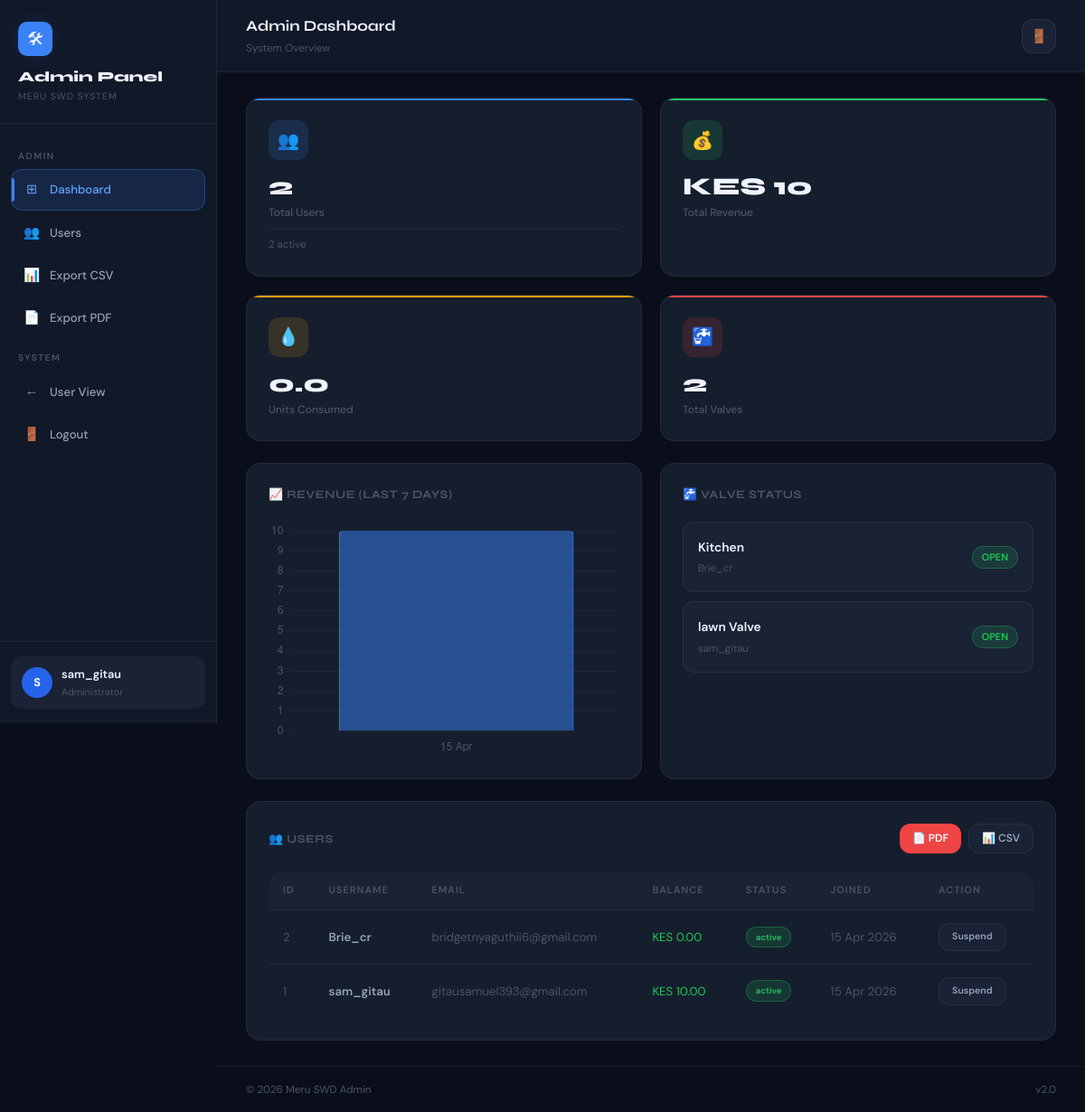
Page /admin/dashboard.php (signed in) on the committed database.
### tables this page shows
CREATE TABLE `devices` (
  `id` int(11) NOT NULL,
  `user_id` int(11) NOT NULL,
  `name` varchar(100) NOT NULL,
  `valve_status` enum('OPEN','CLOSE') DEFAULT 'CLOSE',
  `command` enum('OPEN','CLOSE','NONE') DEFAULT 'NONE',
  `created_at` datetime DEFAULT current_timestamp(),
  `updated_at` datetime DEFAULT current_timestamp() ON UPDATE current_timestamp()
);

CREATE TABLE `users` (
  `id` int(11) NOT NULL,
  `username` varchar(50) NOT NULL,
  `email` varchar(100) NOT NULL,
  `password` varchar(255) NOT NULL,
  `role` enum('user','admin') DEFAULT 'user',
  `status` enum('active','suspended') DEFAULT 'active',
  `wallet_balance` decimal(10,2) DEFAULT 0.00,
  `created_at` datetime DEFAULT current_timestamp(),
  `last_login` datetime DEFAULT NULL
);

### admin/dashboard.php (the view, shortened to what this page needs)
<?php
session_start(); require '../db.php';
$totalUsers=$pdo->query("SELECT COUNT(*) FROM users")->fetchColumn();
$totalPayments=$pdo->query("SELECT COALESCE(SUM(amount),0) FROM payments WHERE status='SUCCESS'")->fetchColumn();
$totalWater=$pdo->query("SELECT COALESCE(SUM(units_used),0) FROM water_usage")->fetchColumn();
$activeUsers=$pdo->query("SELECT COUNT(*) FROM users WHERE status='active'")->fetchColumn();
$users=$pdo->query("SELECT id,username,email,wallet_balance,status,role,created_at FROM users ORDER BY id DESC")->fetchAll();
$valves=$pdo->query("SELECT d.id,d.name,d.valve_status,u.username FROM devices d JOIN users u ON d.user_id=u.id")->fetchAll();
$chartData=$pdo->query("SELECT DATE(created_at) as dt,COALESCE(SUM(amount),0) as total FROM payments WHERE status='SUCCESS' GROUP BY DATE(created_at) ORDER BY dt DESC LIMIT 7")->fetchAll();
$chartLabels=array_map(fn($r)=>date('d M',strtotime($r['dt'])),array_reverse($chartData));
$chartVals=array_map(fn($r)=>(float)$r['total'],array_reverse($chartData));
?>
<!doctype html>
<html lang="en">
<head>
<link rel="stylesheet" href="../assets/styles.css">
</head>
<body>
<div class="app-layout">
<aside class="sidebar">
  <div class="sidebar-brand"><div class="brand-icon">🛠</div><div class="brand-name">Admin Panel</div><div class="brand-sub">Meru SWD System</div></div>
  <nav class="sidebar-nav">
    <div class="nav-section-label">Admin</div>
    <a href="dashboard.php" class="nav-item active"><span class="nav-icon">⊞</span> Dashboard</a>
    <a href="users.php" class="nav-item"><span class="nav-icon">👥</span> Users</a>
    <a href="export_csv.php" class="nav-item"><span class="nav-icon">📊</span> Export CSV</a>
    <a href="export_pdf.php" class="nav-item"><span class="nav-icon">📄</span> Export PDF</a>
    <div class="nav-section-label">System</div>
    <a href="../pages/dashboard.php" class="nav-item"><span class="nav-icon">←</span> User View</a>
    <a href="../logout.php" class="nav-item"><span class="nav-icon">🚪</span> Logout</a>
  </nav>
  <div class="sidebar-footer"><div class="sidebar-user"><div class="s-avatar"><?= strtoupper(substr($_SESSION['username'],0,1)) ?></div><div><div class="user-name"><?= htmlspecialchars($_SESSION['username']) ?></div><div class="user-role">Administrator</div></div></div></div>
</aside>
<div class="main-wrapper">
<header class="topbar">
  <div class="topbar-left"><div class="topbar-title">Admin Dashboard</div><div class="topbar-subtitle">System Overview</div></div>
  <div class="topbar-actions"><a href="../logout.php" class="topbar-btn">🚪</a></div>
</header>
<div class="main-content">
  <div class="grid grid-4 mb-24">
    <div class="stat-card blue"><div class="stat-icon blue">👥</div><div class="stat-value"><?= $totalUsers ?></div><div class="stat-label">Total Users</div><div class="stat-sub"><?= $activeUsers ?> active</div></div>
    <div class="stat-card green"><div class="stat-icon green">💰</div><div class="stat-value">KES <?= number_format($totalPayments,0) ?></div><div class="stat-label">Total Revenue</div></div>
    <div class="stat-card amber"><div class="stat-icon amber">💧</div><div class="stat-value"><?= number_format($totalWater,1) ?></div><div class="stat-label">Units Consumed</div></div>
    <div class="stat-card red"><div class="stat-icon red">🚰</div><div class="stat-value"><?= count($valves) ?></div><div class="stat-label">Total Valves</div></div>
  </div>
  <div class="grid grid-2 mb-24">
    <div class="card">
      <div class="card-header"><div class="card-title">📈 Revenue (Last 7 Days)</div></div>
      <div class="chart-container"><canvas id="adminChart"></canvas></div>
    </div>
    <div class="card">
      <div class="card-header"><div class="card-title">🚰 Valve Status</div></div>
      <?php foreach($valves as $v): ?>
      <div class="valve-item">
        <div><div class="valve-name"><?= htmlspecialchars($v['name']) ?></div><div class="valve-meta"><?= htmlspecialchars($v['username']) ?></div></div>
        <span class="badge <?= $v['valve_status']==='OPEN'?'badge-green':'badge-red' ?>"><?= $v['valve_status'] ?></span>
      </div>
      <?php endforeach; if(!$valves) echo '<p class="text-muted">No valves registered</p>'; ?>
    </div>
  </div>
  <div class="card">
    <div class="card-header">
      <div class="card-title">👥 Users</div>
      <div class="flex gap-8">
        <a href="export_pdf.php" class="btn btn-danger btn-sm">📄 PDF</a>
        <a href="export_csv.php" class="btn btn-ghost btn-sm">📊 CSV</a>
      </div>
    </div>
    <div class="table-wrap" style="border:none">
      <table>
        <thead><tr><th>ID</th><th>Username</th><th>Email</th><th>Balance</th><th>Status</th><th>Joined</th><th>Action</th></tr></thead>
        <tbody>
          <?php foreach($users as $u): ?>
          <tr>
            <td class="text-muted"><?= $u['id'] ?></td>
            <td style="font-weight:600"><?= htmlspecialchars($u['username']) ?></td>
            <td class="text-muted"><?= htmlspecialchars($u['email']) ?></td>
            <td style="color:var(--green-500)">KES <?= number_format($u['wallet_balance'],2) ?></td>
            <td><span class="badge <?= $u['status']==='active'?'badge-green':'badge-red' ?>"><?= $u['status'] ?></span></td>
            <td class="text-muted"><?= date('d M Y',strtotime($u['created_at'])) ?></td>
            <td><a href="toggle_user.php?id=<?= $u['id'] ?>" class="btn btn-ghost btn-sm"><?= $u['status']==='active'?'Suspend':'Activate' ?></a></td>
          </tr>
          <?php endforeach; ?>
        </tbody>
      </table>
    </div>
  </div>
</div>
<footer class="footer"><span>© <?= date('Y') ?> Meru SWD Admin</span><span>v2.0</span></footer>
</div></div>
</body>
</html>
<script>
new Chart(document.getElementById('adminChart').getContext('2d'),{
  type:'bar',data:{labels:<?= json_encode($chartLabels) ?>,datasets:[{label:'Revenue (KES)',data:<?= json_encode($chartVals) ?>,backgroundColor:'rgba(59,130,246,0.5)',borderColor:'#3b82f6',borderWidth:1,borderRadius:4}]},
  options:{responsive:true,maintainAspectRatio:false,plugins:{legend:{display:false}},scales:{x:{grid:{color:'rgba(255,255,255,0.04)'},ticks:{color:'#4b5563'}},y:{grid:{color:'rgba(255,255,255,0.04)'},ticks:{color:'#4b5563'},beginAtZero:true}}}
});
</script>

### rows in the picture
devices: name "Kitchen", user.username "Brie_cr", valve_status "OPEN"
devices: name "lawn Valve", user.username "sam_gitau", valve_status "OPEN"
users: id "2", username "Brie_cr", email "bridgetnyaguthii6@gmail.com", wallet_balance "0.00", status "active", created_at "15 Apr 2026", shows "Suspend"
users: id "1", username "sam_gitau", email "gitausamuel393@gmail.com", wallet_balance "10.00", status "active", created_at "15 Apr 2026", shows "Suspend"

### other values in the picture
substr($_SESSION['username'],0,1) "S"
$_SESSION['username'] "sam_gitau"
$totalUsers "2"
$activeUsers "2"
$totalPayments "10"
$totalWater "0.0"
count($valves) "2"
chart data {{ json_encode($chartVals) }} [10]
